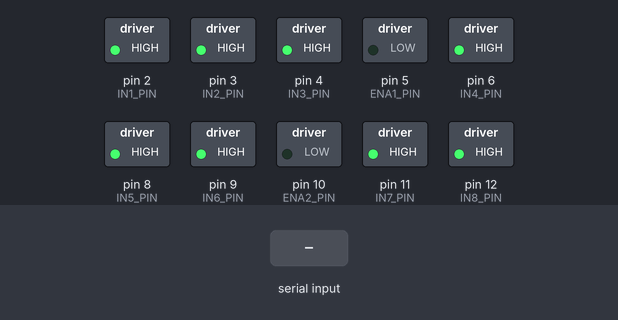
A sketch run on a simulated Arduino Uno, built with avr-gcc and run on an emulated ATmega328P. On the bench: switched loads named in the sketch (green lamp = pin HIGH). The inputs (shaded band) are chosen by the test bench.

Above: at 1.2 s.
1.3 s: "F" received over Serial
2.8 s: "B" received over Serial
Timing chart, 0 to 5.8 s (numbered marks = the images above; inputs shaded):
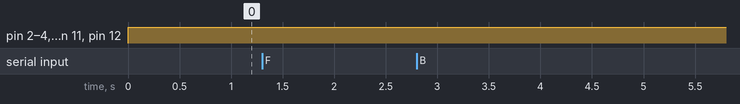

The sketch:

motor_driver.ino
```cpp
#define IN1_PIN 2
#define IN2_PIN 3
#define IN3_PIN 4
#define IN4_PIN 6

#define IN5_PIN 8
#define IN6_PIN 9
#define IN7_PIN 11
#define IN8_PIN 12

#define ENA1_PIN 5
#define ENA2_PIN 10

#define SPEED 210

char MOTOR_STATE = ' ';

void setup() {
  Serial.begin(9600);         // Sets the data rate in bits per second (baud) for serial data transmission

  pinMode(IN1_PIN, OUTPUT);
  pinMode(IN2_PIN, OUTPUT);
  pinMode(IN3_PIN, OUTPUT);
  pinMode(IN4_PIN, OUTPUT);
  pinMode(IN5_PIN, OUTPUT);
  pinMode(IN6_PIN, OUTPUT);
  pinMode(IN7_PIN, OUTPUT);
  pinMode(IN8_PIN, OUTPUT);

  pinMode(ENA1_PIN, OUTPUT);
  pinMode(ENA2_PIN, OUTPUT);
}

void go_forward(){
  digitalWrite(IN1_PIN, HIGH);
  digitalWrite(IN2_PIN, LOW);

  digitalWrite(IN3_PIN, HIGH);
  digitalWrite(IN4_PIN, LOW);

  digitalWrite(IN5_PIN, HIGH);
  digitalWrite(IN6_PIN, LOW);

  digitalWrite(IN7_PIN, HIGH);
  digitalWrite(IN8_PIN, LOW);

  analogWrite(ENA1_PIN, SPEED);
  analogWrite(ENA2_PIN, SPEED);
}

void go_backward(){
  digitalWrite(IN1_PIN, LOW);
  digitalWrite(IN2_PIN, HIGH);

  digitalWrite(IN3_PIN, LOW);
  digitalWrite(IN4_PIN, HIGH);

  digitalWrite(IN5_PIN, LOW);
  digitalWrite(IN6_PIN, HIGH);

  digitalWrite(IN7_PIN, LOW);
  digitalWrite(IN8_PIN, HIGH);

  analogWrite(ENA1_PIN, SPEED);
  analogWrite(ENA2_PIN, SPEED);
}

void motor_stop(){
  digitalWrite(IN1_PIN, HIGH);
  digitalWrite(IN2_PIN, HIGH);

  digitalWrite(IN3_PIN, HIGH);
  digitalWrite(IN4_PIN, HIGH);

  digitalWrite(IN5_PIN, HIGH);
  digitalWrite(IN6_PIN, HIGH);

  digitalWrite(IN7_PIN, HIGH);
  digitalWrite(IN8_PIN, HIGH);

  analogWrite(ENA1_PIN, 0);
  analogWrite(ENA2_PIN, 0);
}

void loop() // ОСНОВНОЙ ЦИКЛ
{
  if (Serial.available() > 0) {
    char data = Serial.read();      // Read the incoming data and store it into variable data

    if (data == 'F' || data == 'B')
      MOTOR_STATE = data;
    else
      MOTOR_STATE = ' ';
  } else {
    MOTOR_STATE = ' ';
  }

  if (MOTOR_STATE == 'F')
    go_forward();
  else if (MOTOR_STATE == 'B')
    go_backward();
  else
    motor_stop();
}
```
